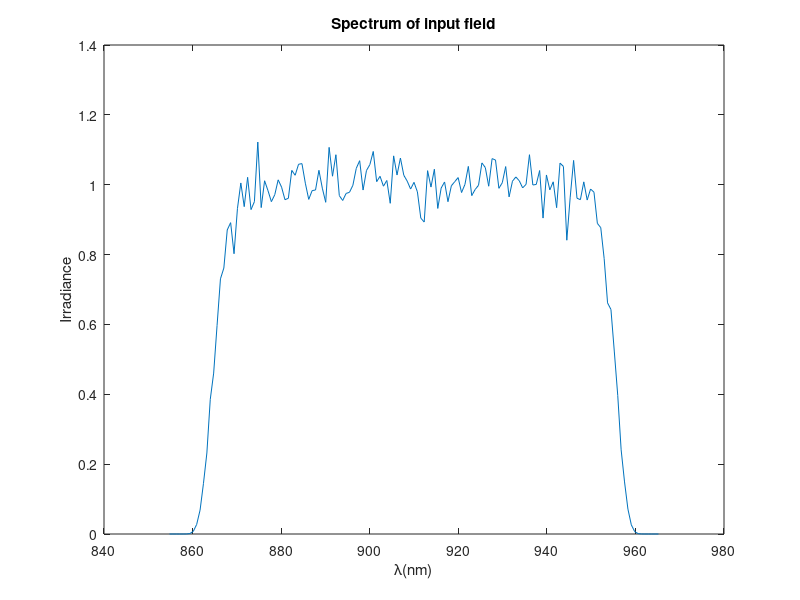

MATLAB code for this plot: (Note: this script raises an error after producing the figure.)
clear all
close all
%%calculate wavefront

%%initial parameter
lambda0=910e-9;%central wavelength
duration=15e-15;%transform bandwidth in various units
deltav=0.5/duration;
deltalambdainv=deltav/3e8;
deltalambda=lambda0^2*deltalambdainv;
lambda=(lambda0-deltalambda/2*1.2):(deltalambda/120):(lambda0+deltalambda/2*1.2);
fluctuation=cos(2*pi*lambda*1e-3)+randn(size(lambda))*0.5e-1;
l=10;
spectrum=exp(-((lambda-lambda0)/(deltalambda/2)).^(2*l)).*fluctuation;
plot(lambda/1e-9,spectrum)
xlabel('\lambda(nm)'); ylabel('Irradiance');
title('Spectrum of input field');

deltad=10e-3;%spatial interval between two beams
didx=1;%index difference for lambda

c=1/lambda0;%scale for different wavelength coordinate
M=50;
L=150e-3;
z=2;
dx=L/M;
x=-L/2:dx:L/2; 
y=x; 
[X,Y]=meshgrid(x,y);

w=150e-3;%aperture of beams
% E0=100;
% R0=100e-3;
% l=10;6
for k=1:numel(lambda)
L1(k)=3*c*lambda(k);%side length
dx1(k)=dx*c*lambda(k);
end

%% generate random phase screen
%phi(x-coordinate,y-coordinate,index of lambda,index of phase screen)
%sgx,phasescreen parameter;ppp,num of phasescreen per each parameter
k=1;
for sgx=(2:12)*1e-2% phasescreen parameter
    for ppp=1:10 %num of phasescreen per each parameter
    phi(:,:,:,k)= phasescreen(sgx,lambda,M,dx1);
    k=k+1;
    end
end
%% diffraction limit far-field intensity
u2=zeros(numel(-L1(1)/2:dx1(1):L1(1)/2),numel(-L1(1)/2:dx1(1):L1(1)/2),numel(1:didx:numel(lambda)));
for k=1:didx:numel(lambda)
%%coherent beam combination
%in-phase mode irridance distribution

x1=-L1(k)/2:dx1(k):L1(k)/2;%src coords
y1=x1;
[X1,Y1]=meshgrid(x1,y1);
u1=zeros(size(X1));
u1=setu1(0,0,u1,w,deltad,dx1(k),L1(k),M,spectrum(k));
% 
I1=abs(u1.*2); %src irradiance

% figure
% imagesc(x1,y1,I1);
% axis square; axis xy;
% xlabel('x (m)'); ylabel('y (m)');
% title('z= 0 m');

[u2t,L2]=propFF(u1,L1(k),dx1(k),lambda(k),z);
u2(:,:,k)=u2t;
end
dx2=lambda(1)*z/L1(1);
x2=-L2/2:dx2:L2/2;%obs ords
y2=x2;
[X2,Y2]=meshgrid(x2,y2);
I2=abs(sum(u2,3).^2);
figure,imagesc(x2,y2,nthroot(I2,3));
%% find x-direction and y-direction diffraction limit
[pks1,locs1]=findpeaks(-I2(round(size(I2,1)/2),:),x2);
plot(x2,(I2(round(size(I2,1)/2),:)+I2(round(size(I2,1)/2)+1,:))/2);
hold on
% plot(locs1,-pks1,'*');
rdlx=min(abs(locs1));%radius of diffraction limit

[pks2,locs2]=findpeaks(-I2(:,round(size(I2,2)/2)),y2);
plot(y2,(I2(:,round(size(I2,2)/2))+I2(:,round(size(I2,2)/2)+1)/2));
% hold on
% plot(locs2,-pks2,'*');
rdly=min(abs(locs2));%radius of diffraction limit
legend('x-direction intensity','y-direction intensity');

%% calculate max intensity and energy in diffraction limit 
maxI2=max(max(I2));%maxium of irridiance for in-phase mode
maxdlenergy=dlenergy(I2,rdlx,rdly,X2,Y2);

%% wave error same for two beams
filepath='E:\Wavefront20150513\15fs\parsame';
for scale=0.05:0.01:1.2;%scale factor for different wavefront
    Numofpoint=50;%Num of calcultaed point for a scale
    para_same(Numofpoint)=struct('SR',[],'SRdl',[],'ECdl',[],...
    'rof80',[],'PV',[],'RMS',[],'GRMS',[],'GPV',[],'I2',[]);
for m=1:Numofpoint
    idxphase=floor(rand*size(phi,4))+1;
%     I2=zeros(size(I2));
for k=1:didx:numel(lambda)
%%coherent beam combination
x1=-L1(k)/2:dx1(k):L1(k)/2-dx1(k);
y1=x1;
[X1,Y1]=meshgrid(x1,y1);
u1=zeros(size(X1));


u1=setu1(scale*phi(:,:,k,idxphase),scale*phi(:,:,k,idxphase)...
   ,u1,w,deltad,dx1(k),L1(k),M,spectrum(k));
% 
% I1=abs(u1.*2); %src irradiance
% 
% figure
% imagesc(x1,y1,I1);
% axis square; axis xy;
% xlabel('x (m)'); ylabel('y (m)');
% title('z= 0 m');
[u2t,L2]=propFF(u1,L1(k),dx1(k),lambda(k),z);
u2(:,:,k)=u2t;
end
% dx2=lambda(k)*z/L1;
% x2=-L2/2:dx2:L2/2-dx2;%obs ords
% y2=x2;
% [X2,Y2]=meshgrid(x2,y2);
    I2=abs(sum(u2,3).^2);
%     figure,imagesc(x2,y2,nthroot(I2,3));
    para_same(m).I2=I2(1:2:end,1:2:end);
    para_same(m).SR=max(max(I2))/maxI2;
    para_same(m).SRdl=dlenergy(I2,rdlx,rdly,X2,Y2)/maxdlenergy;
    para_same(m).ECdl=ECenergySquare(I2,rdlx,rdly,X2,Y2 );
    %Calculate radius of 80% encircled energy
%     rof80x=rdlx;
%     rof80y=rdly;
%     while ECenergySquare(I2,rof80x,rof80y,X2,Y2 )<0.8
%             rof80x=rof80x+0.01*rdlx;
%             rof80y=rof80y+0.01*rdly;
%     end
%     para_same(m).rof80=[rof80x,rof80y];
    
    dphi=scale*phi(:,:,k,idxphase);
    para_same(m).PV=peak2peak(peak2peak(dphi)/(2*pi));   %
    para_same(m).RMS=rms(rms(dphi))/(2*pi);
    [gx,gy] = gradient(dphi/(2*pi),dx1(round(numel(lambda)/2)+1)*1e2);%transform unit
    grad=sqrt(gx.^2+gy.^2);
    para_same(m).GRMS=rms(rms(grad));
    para_same(m).GPV=peak2peak(peak2peak(grad));
end
save([filepath,'_',num2str(scale),'.mat'],'para_same');%save result
clear u2 para_same;
end
for scale=0.6:0.02:1.2;%scale factor for different wavefront
    Numofpoint=50;%Num of calcultaed point for a scale
    para_same(Numofpoint)=struct('SR',[],'SRdl',[],'ECdl',[],...
    'rof80',[],'PV',[],'RMS',[],'GRMS',[],'GPV',[],'I2',[]);
for m=1:Numofpoint
    idxphase=floor(rand*size(phi,4))+1;
%     I2=zeros(size(I2));
for k=1:didx:numel(lambda)
%%coherent beam combination
x1=-L1(k)/2:dx1(k):L1(k)/2-dx1(k);
y1=x1;
[X1,Y1]=meshgrid(x1,y1);
u1=zeros(size(X1));


u1=setu1(scale*phi(:,:,k,idxphase),scale*phi(:,:,k,idxphase)...
   ,u1,w,deltad,dx1(k),L1(k),M,spectrum(k));
% 
% I1=abs(u1.*2); %src irradiance
% 
% figure
% imagesc(x1,y1,I1);
% axis square; axis xy;
% xlabel('x (m)'); ylabel('y (m)');
% title('z= 0 m');
[u2t,L2]=propFF(u1,L1(k),dx1(k),lambda(k),z);
u2(:,:,k)=u2t;
end
% dx2=lambda(k)*z/L1;
% x2=-L2/2:dx2:L2/2-dx2;%obs ords
% y2=x2;
% [X2,Y2]=meshgrid(x2,y2);
    I2=abs(sum(u2,3).^2);
%     figure,imagesc(x2,y2,nthroot(I2,3));
    para_same(m).I2=I2(1:2:end,1:2:end);
    para_same(m).SR=max(max(I2))/maxI2;
    para_same(m).SRdl=dlenergy(I2,rdlx,rdly,X2,Y2)/maxdlenergy;
    para_same(m).ECdl=ECenergySquare(I2,rdlx,rdly,X2,Y2 );
    %Calculate radius of 80% encircled energy
%     rof80x=rdlx;
%     rof80y=rdly;
%     while ECenergySquare(I2,rof80x,rof80y,X2,Y2 )<0.8
%             rof80x=rof80x+0.01*rdlx;
%             rof80y=rof80y+0.01*rdly;
%     end
%     para_same(m).rof80=[rof80x,rof80y];
    
    dphi=scale*phi(:,:,k,idxphase);
    para_same(m).PV=peak2peak(peak2peak(dphi)/(2*pi));   %
    para_same(m).RMS=rms(rms(dphi))/(2*pi);
    [gx,gy] = gradient(dphi/(2*pi),dx1(round(numel(lambda)/2)+1)*1e2);%transform unit
    grad=sqrt(gx.^2+gy.^2);
    para_same(m).GRMS=rms(rms(grad));
    para_same(m).GPV=peak2peak(peak2peak(grad));
end
save([filepath,'2_',num2str(scale),'.mat'],'para_same');%save result
clear u2 para_same;
end
% system('shutdown -s');
%% wave error for two beams is different
Numofpoint=50;%Num of calcultaed point for a scale
filepath='E:\Wavefront20150513\15fs\diffwave\';

para_diff(Numofpoint)=struct('SR',[],'SRdl',[],'ECdl',[],...
    'rof80',[],'PV',[],'RMS',[],'GRMS',[],'GPV',[],'I2',[]);
for scale=0.05:0.01:1.2;%scale factor for different wavefront
for m=1:Numofpoint
    idxphase1=floor(rand*size(phi,4))+1;
    idxphase2=floor(rand*size(phi,4))+1;
    while idxphase1==idxphase2
        idxphase2=floor(rand*size(phi,4))+1;
    end

for k=1:didx:numel(lambda)
%%coherent beam combination
x1=-L1(k)/2:dx1(k):L1(k)/2-dx1(k);
y1=x1;
[X1,Y1]=meshgrid(x1,y1);
u1=zeros(size(X1));


u1=setu1(scale*phi(:,:,k,idxphase1),scale*phi(:,:,k,idxphase2)...
   ,u1,w,deltad,dx1(k),L1(k),M,spectrum(k));
% 
% I1=abs(u1.*2); %src irradiance
% 
% figure
% imagesc(x1,y1,I1);
% axis square; axis xy;
% xlabel('x (m)'); ylabel('y (m)');
% title('z= 0 m');
[u2t,L2]=propFF(u1,L1(k),dx1(k),lambda(k),z);
u2(:,:,k)=u2t;
end
% dx2=lambda(k)*z/L1;
% x2=-L2/2:dx2:L2/2-dx2;%obs ords
% y2=x2;
% [X2,Y2]=meshgrid(x2,y2);
    I2=abs(sum(u2,3).^2);
%     figure,imagesc(x2,y2,nthroot(I2,3));
    para_diff(m).I2=I2(1:2:end,1:2:end);
    para_diff(m).SR=max(max(I2))/maxI2;
    para_diff(m).SRdl=dlenergy(I2,rdlx,rdly,X2,Y2)/maxdlenergy;
    para_diff(m).ECdl=ECenergySquare(I2,rdlx,rdly,X2,Y2 );
    %Calculate radius of 80% encircled energy
%     rof80x=rdlx;
%     rof80y=rdly;
%     while ECenergySquare(I2,rof80x,rof80y,X2,Y2 )<0.8
%             rof80x=rof80x+0.15*rof80x;
%             rof80y=rof80y+0.15*rof80y;
%     end
%     para_diff(m).rof80=[rof80x,rof80y];
    
    dphi=scale*phi(:,:,k,idxphase1)-scale*phi(:,:,k,idxphase2);
    para_diff(m).PV=peak2peak(peak2peak(dphi)/(2*pi));   %
    para_diff(m).RMS=rms(rms(dphi))/(2*pi);
    [gx,gy] = gradient(dphi/(2*pi),dx1(round(numel(lambda)/2)+1)*1e2);%transform unit
    grad=sqrt(gx.^2+gy.^2);
    para_diff(m).GRMS=rms(rms(grad));
    para_diff(m).GPV=peak2peak(peak2peak(grad));
end
save([filepath,'pardiff_',num2str(scale),'.mat'],'para_diff');%save result
clear u2 para_diff;
end
%second time wavefront diff
for scale=0.6:0.02:1.2;%scale factor for different wavefront
for m=1:Numofpoint
    idxphase1=floor(rand*size(phi,4))+1;
    idxphase2=floor(rand*size(phi,4))+1;
    while idxphase1==idxphase2
        idxphase2=floor(rand*size(phi,4))+1;
    end

for k=1:didx:numel(lambda)
%%coherent beam combination
x1=-L1(k)/2:dx1(k):L1(k)/2-dx1(k);
y1=x1;
[X1,Y1]=meshgrid(x1,y1);
u1=zeros(size(X1));


u1=setu1(scale*phi(:,:,k,idxphase1),scale*phi(:,:,k,idxphase2)...
   ,u1,w,deltad,dx1(k),L1(k),M,spectrum(k));
% 
% I1=abs(u1.*2); %src irradiance
% 
% figure
% imagesc(x1,y1,I1);
% axis square; axis xy;
% xlabel('x (m)'); ylabel('y (m)');
% title('z= 0 m');
[u2t,L2]=propFF(u1,L1(k),dx1(k),lambda(k),z);
u2(:,:,k)=u2t;
end
% dx2=lambda(k)*z/L1;
% x2=-L2/2:dx2:L2/2-dx2;%obs ords
% y2=x2;
% [X2,Y2]=meshgrid(x2,y2);
    I2=abs(sum(u2,3).^2);
%     figure,imagesc(x2,y2,nthroot(I2,3));
    para_diff(m).I2=I2(1:2:end,1:2:end);
    para_diff(m).SR=max(max(I2))/maxI2;
    para_diff(m).SRdl=dlenergy(I2,rdlx,rdly,X2,Y2)/maxdlenergy;
    para_diff(m).ECdl=ECenergySquare(I2,rdlx,rdly,X2,Y2 );
    %Calculate radius of 80% encircled energy
%     rof80x=rdlx;
%     rof80y=rdly;
%     while ECenergySquare(I2,rof80x,rof80y,X2,Y2 )<0.8
%             rof80x=rof80x+0.15*rof80x;
%             rof80y=rof80y+0.15*rof80y;
%     end
%     para_diff(m).rof80=[rof80x,rof80y];
    
    dphi=scale*phi(:,:,k,idxphase1)-scale*phi(:,:,k,idxphase2);
    para_diff(m).PV=peak2peak(peak2peak(dphi)/(2*pi));   %
    para_diff(m).RMS=rms(rms(dphi))/(2*pi);
    [gx,gy] = gradient(dphi/(2*pi),dx1(round(numel(lambda)/2)+1)*1e2);%transform unit
    grad=sqrt(gx.^2+gy.^2);
    para_diff(m).GRMS=rms(rms(grad));
    para_diff(m).GPV=peak2peak(peak2peak(grad));
end
save([filepath,'pardiff_',num2str(scale),'.mat'],'para_diff');%save result
clear u2 para_diff;
end
save initialdata2
% system('shutdown -s');

% %% piston error for two beams 
% filepath='E:\Wavefront20150513\piston\';
% Numofpoint=120;%Num of calcultaed point for a scale
% piston=linspace(-2*pi,2*pi,Numofpoint);
% para_piston(Numofpoint)=struct('SR',[],'SRdl',[],'ECdl',[],...
%     'rof80',[],'piston',[],'I2',[]);
% 
% for m=1:Numofpoint
% for k=1:didx:numel(lambda)
% %%coherent beam combination
% x1=-L1(k)/2:dx1(k):L1(k)/2-dx1(k);
% y1=x1;
% [X1,Y1]=meshgrid(x1,y1);
% u1=zeros(size(X1));
% 
% 
% u1=setu1(0,20*pi/10,...
%    u1,w,deltad,dx1(k),L1(k),M,spectrum(k));
% % 
% % I1=abs(u1.*2); %src irradiance
% % 
% % figure
% % imagesc(x1,y1,I1);
% % axis square; axis xy;
% % xlabel('x (m)'); ylabel('y (m)');
% % title('z= 0 m');
% [u2t,L2]=propFF(u1,L1(k),dx1(k),lambda(k),z);
% u2(:,:,k)=u2t;
% end
%     I2=abs(sum(u2,3).^2);
% %     figure,imagesc(x2,y2,nthroot(I2,3));
%     para_piston(m).I2=I2;
%     para_piston(m).SR=max(max(I2))/maxI2;
%     para_piston(m).SRdl=dlenergy(I2,rdlx,rdly,X2,Y2)/maxdlenergy;
%     para_piston(m).ECdl=ECenergySquare(I2,rdlx,rdly,X2,Y2 );
%     %Calculate radius of 80% encircled energy
%     rof80x=rdlx;
%     rof80y=rdly;
%     while ECenergySquare(I2,rof80x,rof80y,X2,Y2 )<0.8
%             rof80x=rof80x+0.15*rof80x;
%             rof80y=rof80y+0.15*rof80y;
%     end
%     para_piston(m).rof80=[rof80x,rof80y];
%     para_piston(m).piston=piston(m);
% end
% save([filepath,'parpiston','.mat'],'para_piston');%save 
% clear u2 para_piston;
% %% tip/tilt error for two beams 
% filepath='E:\Wavefront20150513\tip\';
% Numofpoint=140;%Num of calcultaed point for a scale
% tip=linspace(-7e-6,7e-6,Numofpoint);
% para_tip(Numofpoint)=struct('SR',[],'SRdl',[],'ECdl',[],...
%     'rof80',[],'tip',[],'I2',[]);
% 
% for m=1:Numofpoint
% for k=1:didx:numel(lambda)
% %%coherent beam combination
% x1=-L1(k)/2:dx1(k):L1(k)/2-dx1(k);
% y1=x1;
% [X1,Y1]=meshgrid(x1,y1);
% u1=zeros(size(X1));
% 
% 
% u1=setu1tilt(tip(m),0,u1,w,deltad,dx1(k),L1(k),M,spectrum(k),lambda(k));
% % 
% % I1=abs(u1.*2); %src irradiance
% % 
% % figure
% % imagesc(x1,y1,I1);
% % axis square; axis xy;
% % xlabel('x (m)'); ylabel('y (m)');
% % title('z= 0 m');
% [u2t,L2]=propFF(u1,L1(k),dx1(k),lambda(k),z);
% u2(:,:,k)=u2t;
% end
%     I2=abs(sum(u2,3).^2);
% %     figure,imagesc(x2,y2,nthroot(I2,3));
%     para_tip(m).I2=I2;
%     para_tip(m).SR=max(max(I2))/maxI2;
%     para_tip(m).SRdl=dlenergy(I2,rdlx,rdly,X2,Y2)/maxdlenergy;
%     para_tip(m).ECdl=ECenergySquare(I2,rdlx,rdly,X2,Y2 );
%     %Calculate radius of 80% encircled energy
%     rof80x=rdlx;
%     rof80y=rdly;
%     while ECenergySquare(I2,rof80x,rof80y,X2,Y2 )<0.8
%             rof80x=rof80x+0.15*rof80x;
%             rof80y=rof80y+0.15*rof80y;
%     end
%     para_tip(m).rof80=[rof80x,rof80y];
%     para_tip(m).tip=tip(m);
% end
% save([filepath,'partip','.mat'],'para_tip');%save 
% clear u2 para_tip;
% %% tip/tilt error for two beams 
% Numofpoint=140;%Num of calcultaed point for a scale
% tilt=tip;
% para_tilt(Numofpoint)=struct('SR',[],'SRdl',[],'ECdl',[],...
%     'rof80',[],'tilt',[],'I2',[]);
% 
% for m=1:Numofpoint
% for k=1:didx:numel(lambda)
% %%coherent beam combination
% x1=-L1(k)/2:dx1(k):L1(k)/2-dx1(k);
% y1=x1;
% [X1,Y1]=meshgrid(x1,y1);
% u1=zeros(size(X1));
% 
% 
% u1=setu1tilt(0,tilt(m),u1,w,deltad,dx1(k),L1(k),M,spectrum(k),lambda(k));
% % 
% % I1=abs(u1.*2); %src irradiance
% % 
% % figure
% % imagesc(x1,y1,I1);
% % axis square; axis xy;
% % xlabel('x (m)'); ylabel('y (m)');
% % title('z= 0 m');
% [u2t,L2]=propFF(u1,L1(k),dx1(k),lambda(k),z);
% u2(:,:,k)=u2t;
% end
%     I2=abs(sum(u2,3).^2);
% %     figure,imagesc(x2,y2,nthroot(I2,3));
%     para_tilt(m).I2=I2;
%     para_tilt(m).SR=max(max(I2))/maxI2;
%     para_tilt(m).SRdl=dlenergy(I2,rdlx,rdly,X2,Y2)/maxdlenergy;
%     para_tilt(m).ECdl=ECenergySquare(I2,rdlx,rdly,X2,Y2 );
%     %Calculate radius of 80% encircled energy
%     rof80x=rdlx;
%     rof80y=rdly;
%     while ECenergySquare(I2,rof80x,rof80y,X2,Y2 )<0.8
%             rof80x=rof80x+0.15*rof80x;
%             rof80y=rof80y+0.15*rof80y;
%     end
%     para_tilt(m).rof80=[rof80x,rof80y];
%     para_tilt(m).tilt=tilt(m);
% end
% save([filepath,'partilt','.mat'],'para_tilt');%save 
% clear u2 para_tilt;
% 
% 
% 
% 
% 
